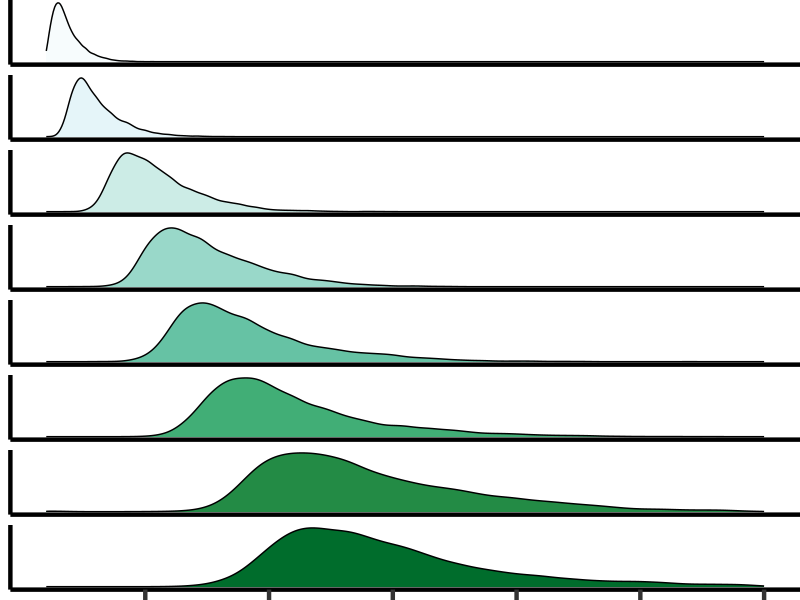
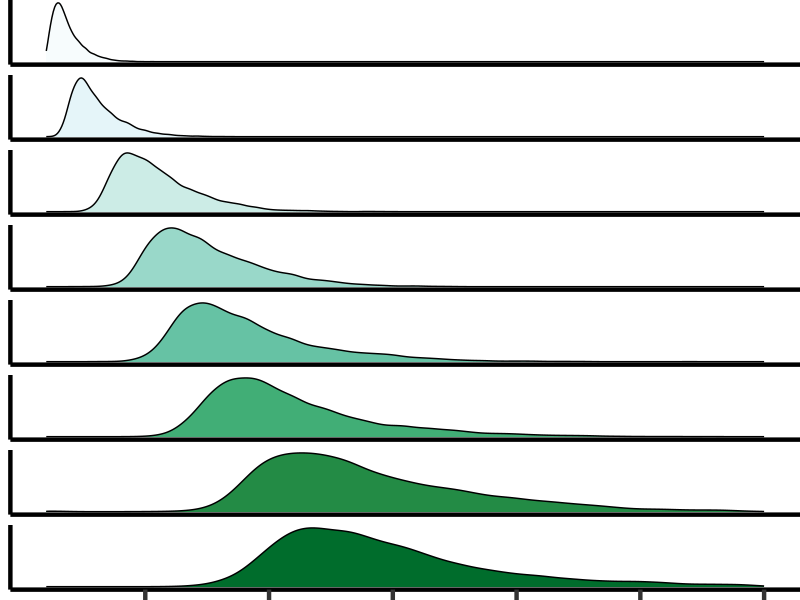

These charts were generated, in order, by the following R code:
library(tidyverse)
library(cowplot)
library(here)
theme_set(theme_classic(30))

flow_cyt <- read_csv(here('data','flowcytometry.csv'))

cpalette = c("#f7fcfd","#e5f5f9","#ccece6","#99d8c9","#66c2a4","#41ae76","#238b45","#006d2c","#00441b","#00441b")

splot <- function(x) {
    plot <- flow_cyt %>% filter(sample_id == x) %>%
    ggplot(aes(gfp_norm)) +
    #scale_y_continuous(limits = c(0,0.1), breaks = c(0, 0.05, 0.1)) +
    scale_x_continuous(limits = c(10,300), breaks = c(50, 100, 150, 200,250,300)) +
    geom_density(aes(y=..scaled.., fill=factor(sample_id))) +
    scale_fill_manual(values = c(cpalette[[x]])) +
    theme(axis.title.y=element_blank(),
          axis.text.y=element_blank(),
          axis.ticks.y=element_blank(),
          axis.title.x=element_blank(),
          axis.text.x=element_blank(),
          axis.ticks.x=element_blank(),
          axis.ticks = element_line(size = 1.5),
          axis.line = element_line(size = 1.5),
          plot.margin = unit(c(0, 0, 0, 0), "cm"),
          legend.position="none")
  return(plot)
}

splot1 <- function(x) {
  plot <- flow_cyt %>% filter(sample_id == x) %>%
    ggplot(aes(gfp_norm)) +
    #scale_y_continuous(limits = c(0,0.1), breaks = c(0, 0.05, 0.1)) +
    scale_x_continuous(limits = c(10,300), breaks = c(50, 100, 150, 200,250,300)) +
    geom_density(aes(y=..scaled.., fill=factor(sample_id))) +
    scale_fill_manual(values = c(cpalette[[x]])) +
    theme(axis.title.y=element_blank(),
          axis.text.y=element_blank(),
          axis.ticks.y=element_blank(),
          axis.title.x=element_blank(),
          axis.text.x=element_blank(),
          #axis.ticks.x=element_blank())
          axis.ticks = element_line(size = 1.5),
          axis.line = element_line(size = 1.5),
          plot.margin = unit(c(0, 0, 0, 0), "cm"),
          legend.position="none")
  return(plot)
}
plot_grid(splot(1),splot(2),splot(3),splot(4),splot(5),splot(6),splot(7),splot1(8), ncol=1)
ggsave(here('figures','Figure 1,3A_hist.pdf'))
